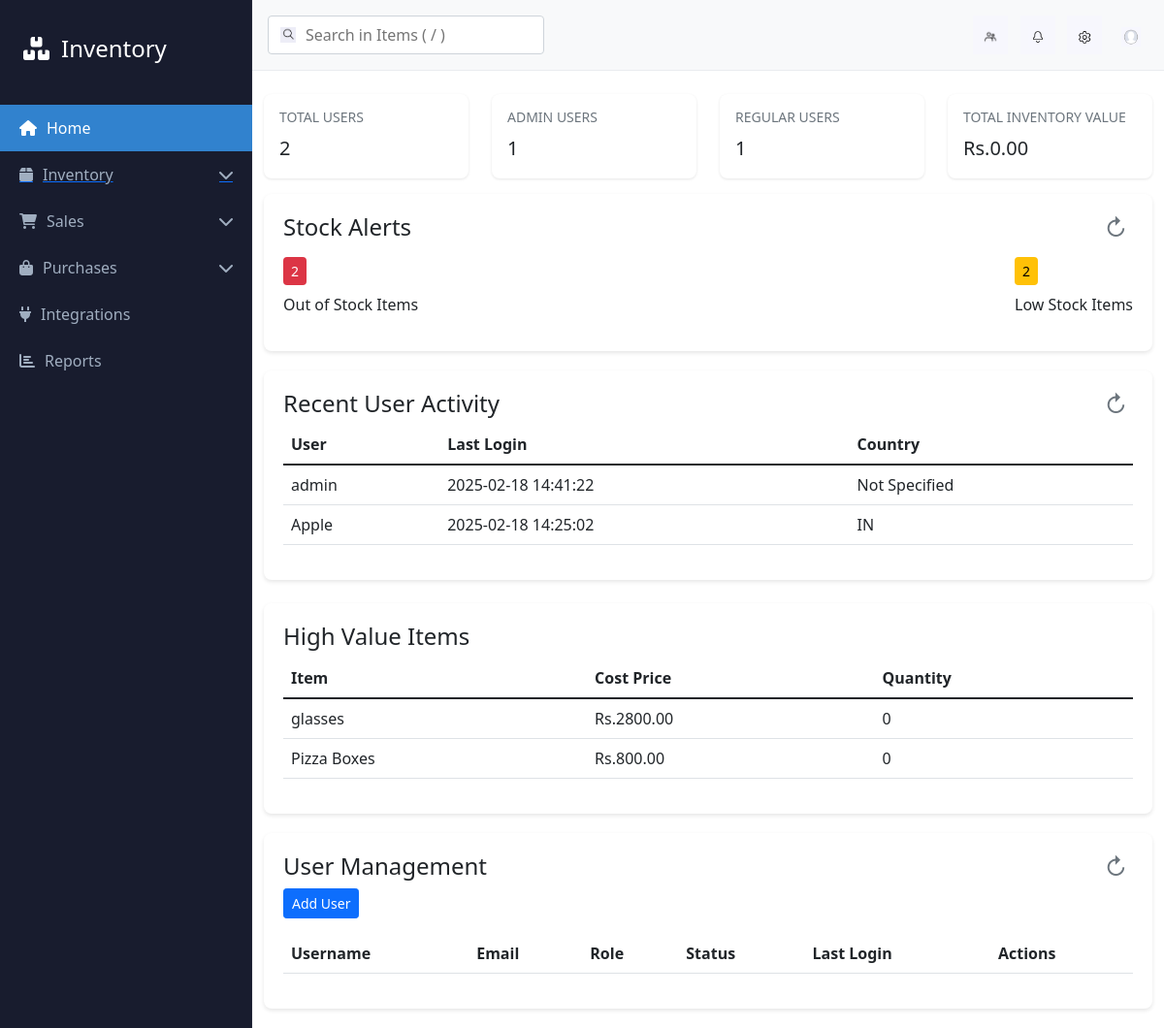
The app's page /admin/dashboard (signed in), older data.
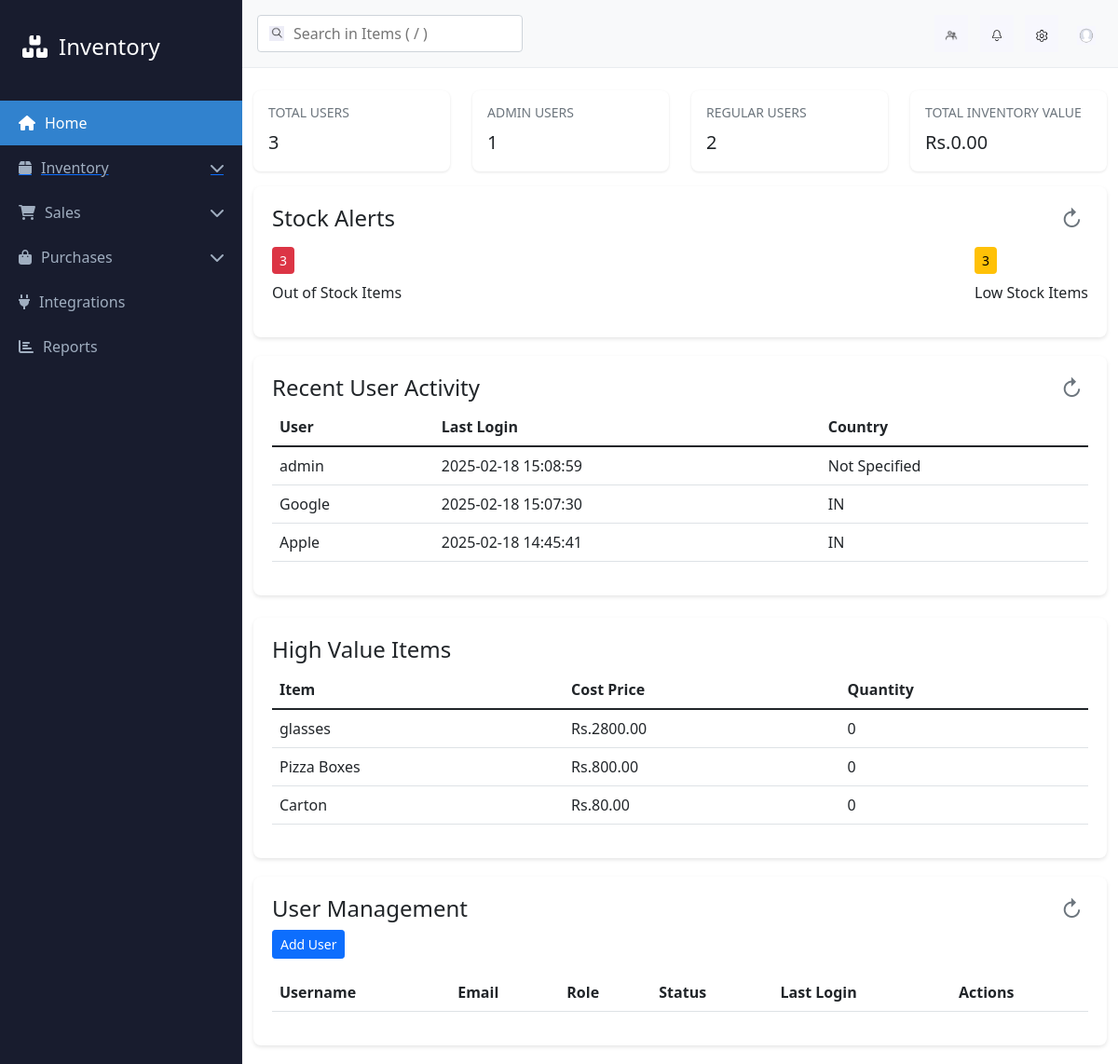
The same page, newer data.
### app.py (models this page shows, shortened)
class User(db.Model, UserMixin):
    __tablename__ = "user"
    id = db.Column(db.Integer, primary_key=True)
    username = db.Column(db.String(100))
    email = db.Column(db.String(100))
    password_hash = db.Column(db.String(200))
    phone = db.Column(db.String(20))
    country = db.Column(db.String(100))
    state = db.Column(db.String(100))
    role = db.Column(db.String(100), default="user")
    last_login = db.Column(db.DateTime, default=datetime.utcnow)

class Item(db.Model):
    id = db.Column(db.Integer, primary_key=True)
    name = db.Column(db.String(100), nullable=False)
    sku = db.Column(db.String(50))
    unit = db.Column(db.String(20), nullable=False)
    returnable = db.Column(db.Boolean, default=True)
    selling_price = db.Column(db.Float)
    cost_price = db.Column(db.Float)
    tax_rate = db.Column(db.Float)
    quantity_in_hand = db.Column(db.Integer, default=0)
    quantity_to_receive = db.Column(db.Integer, default=0)
    reorder_point = db.Column(db.Integer, default=10)

### app.py (the view)
@app.route('/admin/dashboard')
@login_required
@admin_required
def admin_dashboard():
    total_users = User.query.count()
    admin_users = User.query.filter_by(role="admin").count()
    regular_users = User.query.filter_by(role="user").count()
    recent_users = [
        {
            'username': user.username,
            'last_login': user.last_login.strftime('%Y-%m-%d %H:%M:%S'),
            'email': user.email,
            'country': user.country
        }
        for user in User.query.order_by(User.last_login.desc()).limit(5).all()
    ]
    total_items = Item.query.count()
    total_inventory_value = db.session.query(
        func.sum(case((Item.cost_price.isnot(None),
                      Item.quantity_in_hand * Item.cost_price), else_=0))
    ).scalar() or 0
    low_stock_items = Item.query.filter(Item.quantity_in_hand <= Item.reorder_point).count()
    out_of_stock_items = Item.query.filter(Item.quantity_in_hand == 0).count()
    high_value_items = [
        {
            'name': item.name,
            'cost_price': float(item.cost_price) if item.cost_price else 0,
            'quantity': item.quantity_in_hand
        }
        for item in Item.query.filter(
            Item.cost_price.isnot(None)
        ).order_by(Item.cost_price.desc()).limit(5).all()
    ]
    user_by_country = [
        {
            'country': country or 'Not Specified',
            'count': count
        }
        for country, count in db.session.query(
            User.country,
            func.count(User.id).label('count')
        ).group_by(User.country).all()
    ]
    price_ranges = [
        (0, 100, '0-100'),
        (101, 500, '101-500'),
        (501, 1000, '501-1000'),
        (1001, float('inf'), '1000+')
    ]
    price_distribution = []
    for min_price, max_price, label in price_ranges:
        count = Item.query.filter(
            Item.selling_price >= min_price,
            Item.selling_price <= max_price if max_price != float('inf') else Item.selling_price > min_price
        ).count()
        price_distribution.append({'range': label, 'count': count})
    return render_template(
        "admin_dashboard.html",
        total_users=total_users,
        admin_users=admin_users,
        regular_users=regular_users,
        recent_users=recent_users,
        total_items=total_items,
        total_inventory_value=total_inventory_value,
        low_stock_items=low_stock_items,
        out_of_stock_items=out_of_stock_items,
        high_value_items=high_value_items,
        user_by_country=user_by_country,
        price_distribution=price_distribution
    )

### app.py (called while the page is built)
def admin_required(f):
    @wraps(f)
    def decorated_function(*args, **kwargs):
        if not current_user.is_authenticated:
            flash("Please login to access this page.", "error")
            return redirect(url_for("loginFunction"))
        if current_user.role != "admin":
            flash("Access denied: Admin privileges required for this operation.", "error")
            return redirect(url_for("dashboard"))
        return f(*args, **kwargs)
    return decorated_function

@login_manager.user_loader
def load_user(user_id):
    return db.session.get(User, int(user_id))

### templates/admin_dashboard.html (shortened to what this page needs)
<!DOCTYPE html>
<html lang="en">
<head>
    <link href="https://cdn.jsdelivr.net/npm/bootstrap@5.1.3/dist/css/bootstrap.min.css" rel="stylesheet">
    <link href="https://cdnjs.cloudflare.com/ajax/libs/font-awesome/6.0.0/css/all.min.css" rel="stylesheet">
</head>
<body>
    <div class="app-container">
        <nav class="sidebar">
            <div class="sidebar-header">
                <i class="fas fa-boxes"></i>
                <span>Inventory</span>
            </div>
            <div class="nav-item active">
                <i class="fas fa-home"></i>
                <span>Home</span>
            </div>
            <a href="{{url_for('item_list')}}">
                <div class="nav-item" data-submenu="inventory" style="text-decoration: none;">
                    <i class="fas fa-box"></i>
                    <span style="text-decoration: none;">Inventory</span>
                    <i class="fas fa-chevron-down arrow"></i>
                </div>
            </a>
            <div class="nav-item" data-submenu="sales">
                <i class="fas fa-shopping-cart"></i>
                <span>Sales</span>
                <i class="fas fa-chevron-down arrow"></i>
            </div>
            <div class="nav-item" data-submenu="purchases">
                <i class="fas fa-shopping-bag"></i>
                <span>Purchases</span>
                <i class="fas fa-chevron-down arrow"></i>
            </div>
            <div class="nav-item">
                <i class="fas fa-plug"></i>
                <span>Integrations</span>
            </div>
            <div class="nav-item">
                <i class="fas fa-chart-bar"></i>
                <span>Reports</span>
            </div>
        </nav>
        <main class="main-content">
            <header class="header">
                <div class="header-left">
                    <div class="search-container">
                        <img src="{{ url_for('static', filename='images/search.png') }}" alt="Search" width="16"
                            height="16" style="background-color: #F7F7FD;">
                        <input type="text" placeholder="Search in Items ( / )" aria-label="Search items">
                    </div>
                </div>
                <div class="header-right">
                    <button class="icon-button" aria-label="Profile" style="background-color: #F7F7FD;">
                        <img src="{{ url_for('static', filename='images/know_people.png') }}" alt="" width="20"
                            height="20" style="background-color: #F7F7FD;">
                    </button>
                    <button class="icon-button" aria-label="Notifications" style="background-color: #F7F7FD;">
                        <img src="{{ url_for('static', filename='images/bell.png') }}" alt="" width="20" height="20"
                            style="background-color: #F7F7FD;">
                    </button>
                    <button class="icon-button" aria-label="Settings" style="background-color: #F7F7FD;">
                        <img src="{{ url_for('static', filename='images/SETTINGS.png') }}" alt="" width="20" height="20"
                            style="background-color: #F7F7FD;">
                    </button>
                    <a href="{{url_for('profile')}}"><button class="icon-button" aria-label="Menu">
                            <img src="../static/images/profile.png" alt="" width="20" height="20">
                        </button></a>
                </div>
            </header>
            <div class="container-fluid mt-4">
                <div class="row">
                    <div class="col-md-3">
                        <div class="stat-card" id="totalUsersCard">
                            <h3>TOTAL USERS</h3>
                            <p>{{ total_users }}</p>
                        </div>
                    </div>
                    <div class="col-md-3">
                        <div class="stat-card" id="adminUsersCard">
                            <h3>ADMIN USERS</h3>
                            <p>{{ admin_users }}</p>
                        </div>
                    </div>
                    <div class="col-md-3">
                        <div class="stat-card" id="regularUsersCard">
                            <h3>REGULAR USERS</h3>
                            <p>{{ regular_users }}</p>
                        </div>
                    </div>
                    <div class="col-md-3">
                        <div class="stat-card" id="inventoryValueCard">
                            <h3>TOTAL INVENTORY VALUE</h3>
                            <p>Rs.{{ "%.2f"|format(total_inventory_value) }}</p>
                        </div>
                    </div>
                </div>
                <div class="col-md-6" style="width: 100%;">
                    <div class="dashboard-card">
                        <h4>Stock Alerts
                            <button class="refresh-btn" onclick="refreshStockAlerts()">↻</button>
                        </h4>
                        <div class="d-flex justify-content-between mt-3" id="stockAlerts">
                            <div>
                                <span class="alert-badge danger">{{ out_of_stock_items }}</span>
                                <p class="mt-2">Out of Stock Items</p>
                            </div>
                            <div>
                                <span class="alert-badge warning">{{ low_stock_items }}</span>
                                <p class="mt-2">Low Stock Items</p>
                            </div>
                        </div>
                    </div>
                </div>
                <div class="col-md-6" style="width: 100%;">
                    <div class="dashboard-card">
                        <h4>Recent User Activity
                            <button class="refresh-btn" onclick="refreshRecentActivity()">↻</button>
                        </h4>
                        <div class="recent-activity">
                            <table class="table table-hover" id="recentActivityTable">
                                <thead>
                                    <tr>
                                        <th>User</th>
                                        <th>Last Login</th>
                                        <th>Country</th>
                                    </tr>
                                </thead>
                                <tbody>
                                    {% for user in recent_users %}
                                    <tr>
                                        <td>{{ user.username }}</td>
                                        <td>{{ user.last_login }}</td>
                                        <td>{{ user.country or 'Not Specified' }}</td>
                                    </tr>
                                    {% endfor %}
                                </tbody>
                            </table>
                        </div>
                    </div>
                </div>
                <div class="row mt-4">
                    <div class="col-md-12">
                        <div class="dashboard-card">
                            <h4>High Value Items</h4>
                            <div class="table-responsive">
                                <table class="table table-hover" id="highValueTable">
                                    <thead>
                                        <tr>
                                            <th>Item</th>
                                            <th>Cost Price</th>
                                            <th>Quantity</th>
                                        </tr>
                                    </thead>
                                    <tbody>
                                        {% for item in high_value_items %}
                                        <tr>
                                            <td>{{ item.name }}</td>
                                            <td>Rs.{{ "%.2f"|format(item.cost_price) }}</td>
                                            <td>{{ item.quantity }}</td>
                                        </tr>
                                        {% endfor %}
                                    </tbody>
                                </table>
                            </div>
                        </div>
                    </div>
                </div>
                <div class="col-md-12">
                    <div class="dashboard-card">
                        <h4>User Management
                            <button class="refresh-btn" onclick="refreshUserTable()">↻</button>
                        </h4>
                        <div class="user-actions mb-3">
                            <button class="btn btn-primary btn-sm" onclick="showAddUserForm()">Add User</button>
                        </div>
                        <div class="table-responsive">
                            <table class="table table-hover" id="userManagementTable">
                                <thead>
                                    <tr>
                                        <th>Username</th>
                                        <th>Email</th>
                                        <th>Role</th>
                                        <th>Status</th>
                                        <th>Last Login</th>
                                        <th>Actions</th>
                                    </tr>
                                </thead>
                            </table>
                        </div>
                    </div>
                </div>
            </div>
        </main>
    </div>

### templates/admin_dashboard.html (style rules this page uses)
.dashboard-card { background: white; border-radius: 8px; box-shadow: 0 2px 4px rgba(0, 0, 0, 0.1); margin-bottom: 20px; padding: 20px; }
.stat-card { background: white; padding: 1rem; border-radius: 8px; box-shadow: 0 1px 3px rgba(0, 0, 0, 0.1); margin-bottom: 1rem; transition: transform 0.2s; }
.stat-card h3 { color: #6c757d; font-size: 0.875rem; margin-bottom: 0.5rem; }
.stat-card p { font-size: 1.25rem; font-weight: 500; margin: 0; }
.alert-badge { display: inline-block; padding: 0.25rem 0.5rem; border-radius: 4px; font-size: 0.875rem; font-weight: 500; }
.alert-badge.danger { background: #dc3545; color: white; }
.alert-badge.warning { background: #ffc107; color: black; }
.recent-activity { max-height: 300px; overflow-y: auto; }
.refresh-btn { background: none; border: none; color: #6c757d; cursor: pointer; float: right; }
.app-container { display: flex; height: 100vh; }
.sidebar { width: 260px; height: 100vh; background-color: #181C2E; color: #ffffff; padding: 20px 0; transition: all 0.4s cubic-bezier(0.4, 0, 0.2, 1); overflow-y: auto; position: relative; box-shadow: inset -1px 0 0 rgba(255, 255, 255, 0.05); backdrop-filter: blur(10px); }
.sidebar-header { padding: 0 24px; margin-bottom: 28px; font-size: 24px; display: flex; align-items: center; gap: 12px; height: 60px; position: relative; }
.nav-item { padding: 12px 20px; cursor: pointer; display: flex; align-items: center; gap: 10px; position: relative; color: #a0aec0; transition: all 0.2s ease; text-decoration: none; }
.nav-item.active { background-color: #3182ce; color: #ffffff; text-decoration: none; }
.nav-item .arrow { margin-left: auto; transition: transform 0.3s ease; }
.main-content { flex-grow: 1; overflow-y: auto; }
.header { display: flex; justify-content: space-between; align-items: center; padding: 1rem; background-color: #f8f9fa; border-bottom: 1px solid #e9ecef; }
.search-container { display: flex; align-items: center; background-color: #fff; border: 1px solid #ced4da; border-radius: 4px; padding: 0.375rem 0.75rem; }
.search-container input { border: none; outline: none; margin-left: 0.5rem; }
.icon-button { background: none; border: none; cursor: pointer; padding: 0.5rem; margin-left: 0.5rem; }
.user-actions { margin-bottom: 1rem; }
.table-responsive { overflow-x: auto; }

Row changes from the older to the newer data that the page shows:
changed User "admin": last_login "2025-02-18 14:41:22" → "2025-02-18 15:08:59"
added User: username "Google", last_login "2025-02-18 15:07:30", country "IN"
changed User "Apple": last_login "2025-02-18 14:25:02" → "2025-02-18 14:45:41"
added Item: name "Carton", cost_price "80.00", quantity "0"
Text that changed along with them:
{{ total_users }}: "2" → "3"
{{ regular_users }}: "1" → "2"
{{ out_of_stock_items }}: "2" → "3"
{{ low_stock_items }}: "2" → "3"
